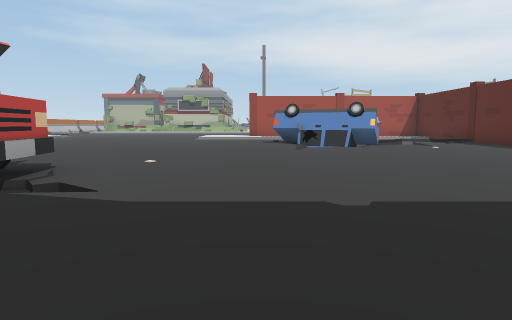
View 1 (above)

24 first-person views from a walk through a 3-D level made in the Unity game engine. The camera is 1.2 m above the floor, tilts 6° down and sees 75° across. The floor is counted in squares, 2 m on a side. Each view is taken from the middle of a square. On the plan, view 1 faces up. The plan holds only what a view shows up to about 10 squares ahead; the rest is blank. The place goes on beyond the plan. The player is left out.

View 2
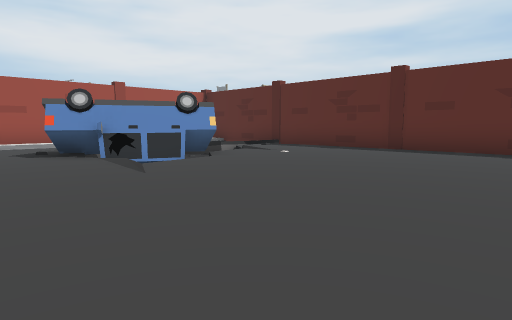

View 3
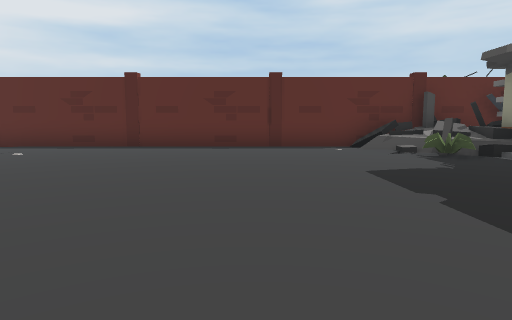

View 4
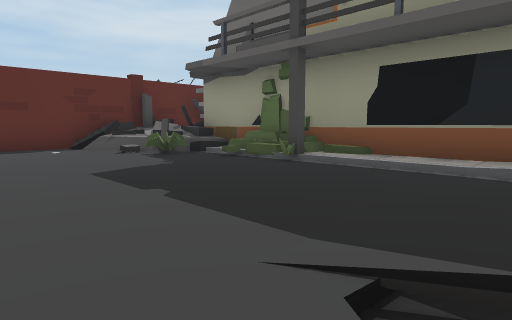

View 5
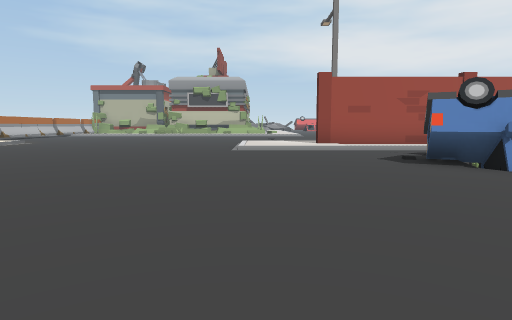

View 6
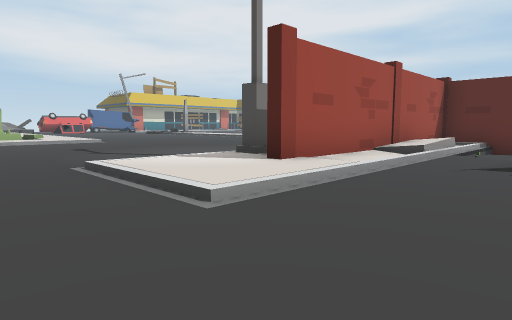

View 7
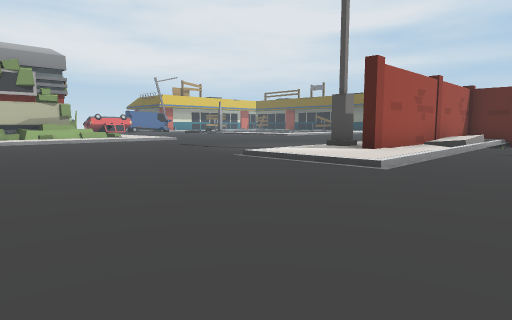

View 8
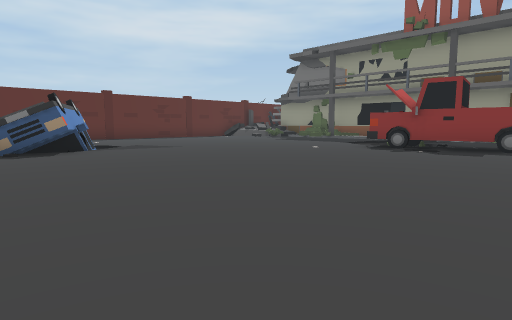

View 9
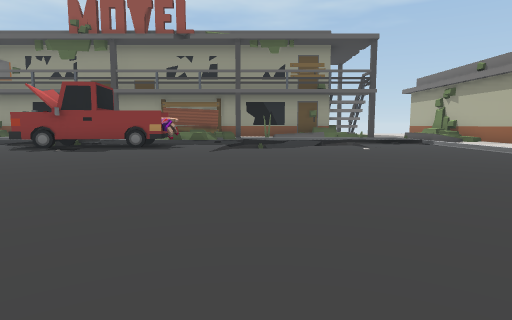

View 10
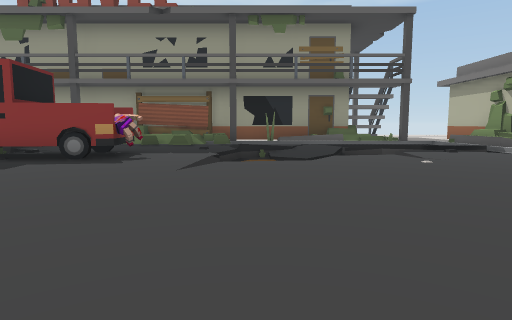

View 11
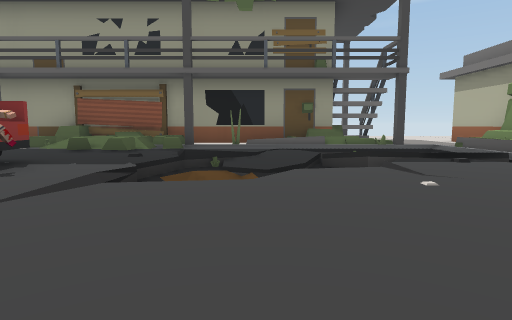

View 12
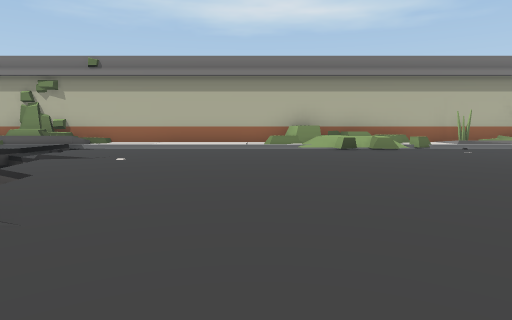

View 13
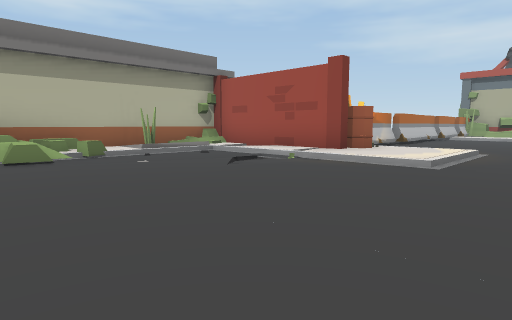

View 14
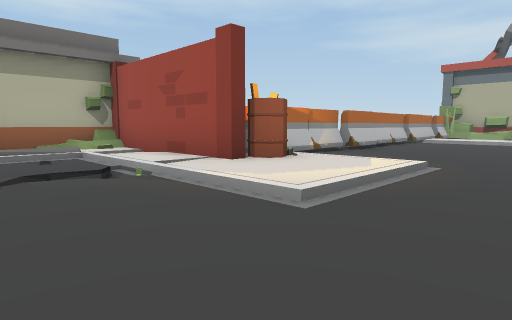

View 15
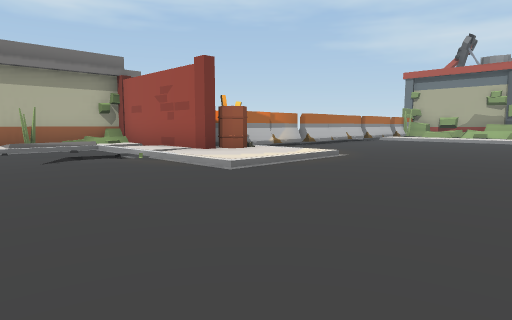

View 16
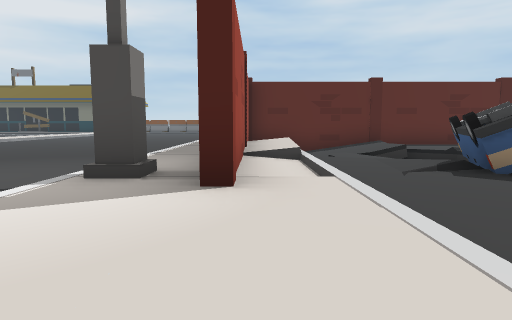

View 17
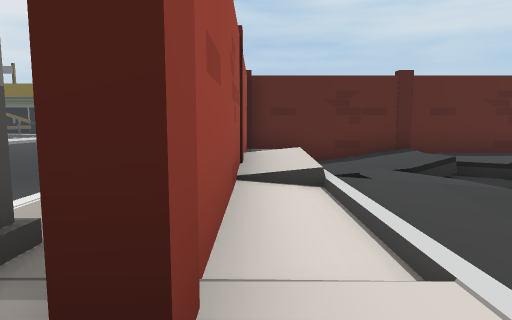

View 18
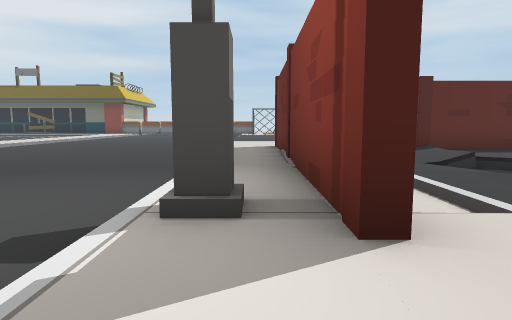

View 19
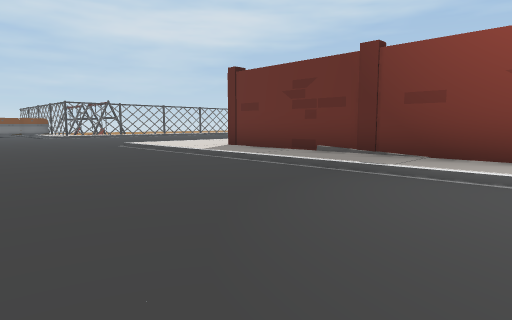

View 20
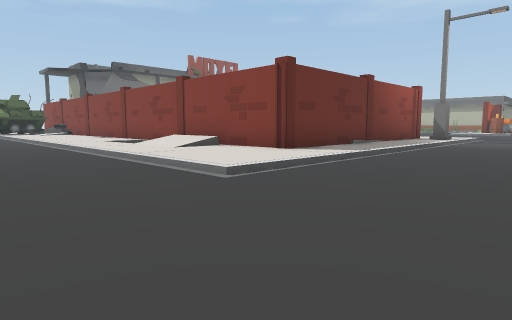

View 21
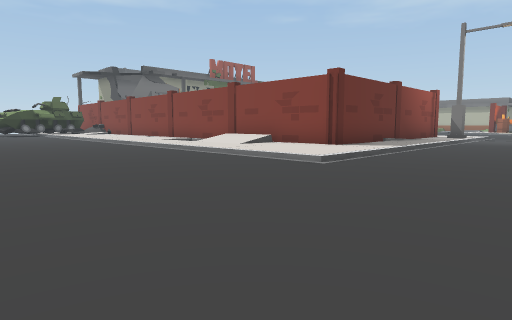

View 22
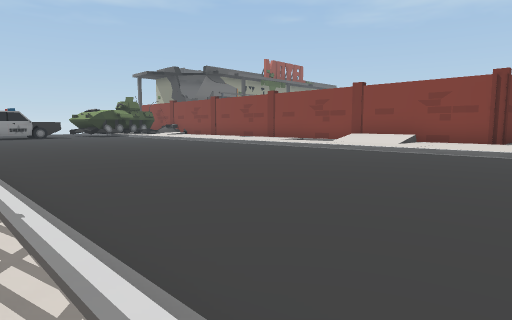

View 23
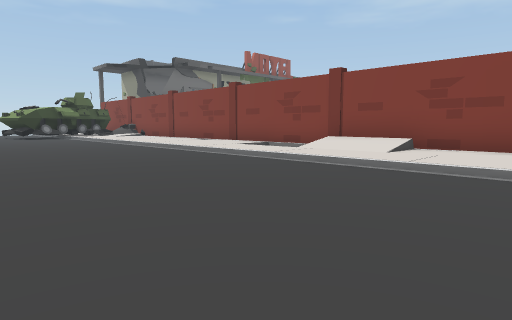

View 24
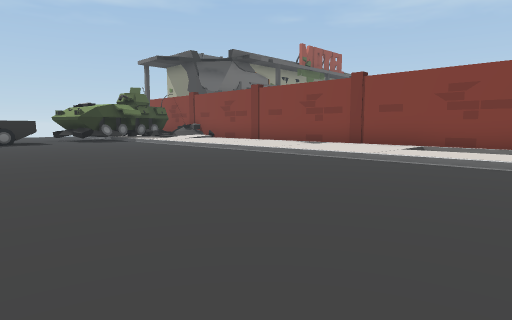

### Floor plan
Key: @ floor where view 1 was taken; # wall or solid block; x gap in a wall; . main floor; : floor 0.25 m higher than the main floor; - floor 0.25 m lower than the main floor; _ floor 0.5 m lower than the main floor; + floor 0.75 m higher than the main floor; / step, stairs or slope; = window, fence, low wall or low ledge; ^ raised ledge; O other object.
Columns run from 16 left of view 1 to 18 right of it. Each row starts with its distance up from view 1.
 21    .O....................
 20    .O...........................
 19    OO...........................
 18    OO...........................
 17     O//......./////////////......./
 16    OO::.......::/::::::::::.......:
 15 ####:::.......::########:::.......:
 14 #//////......./////////#:::.......:
 13 ##/./............../#//#/::.......
 12 ##...............OO-///#/::.......
 11 #=...............OOOO=/#.::.......
 10 ##=............../OO//.#.::.......
  9 #==..............///...#/::.......
  8 #=.....................#:::.......
  7 #......................#:::.......
  6 #:.....................#:::......
  5 #:.....................# ::......
  4 #/....///.OOOO.........#  :.....
  3 #./.=_ //.OO#O/........#   .....
  2 ##/:x///....///........#    ....
  1 ##   #//..... /......=+#     ..
  0  ### #/.=#=// /.@...===#      O
 -1     ##/####^#  ::/######
 -2      ########  #########
 -3                        #

Where each view was taken, in squares from view 1:
view 1: 0 up, 0 right, facing up
view 2: 4 up, 1 left, facing up-right
view 3: 4 up, 2 left, facing right
view 4: 4 up, 2 left, facing down-right
view 5: 6 up, 2 left, facing up
view 6: 12 up, 4 left, facing up-right
view 7: 12 up, 7 left, facing up-right
view 8: 13 up, 7 left, facing down-right
view 9: 13 up, 9 left, facing down
view 10: 10 up, 9 left, facing down
view 11: 8 up, 10 left, facing down
view 12: 7 up, 6 left, facing left
view 13: 9 up, 8 left, facing up-left
view 14: 12 up, 8 left, facing up-left
view 15: 11 up, 6 left, facing up-left
view 16: 15 up, 3 left, facing right
view 17: 15 up, 1 left, facing right
view 18: 16 up, 2 left, facing right
view 19: 21 up, 1 right, facing down-right
view 20: 20 up, 13 right, facing down-left
view 21: 20 up, 15 right, facing down-left
view 22: 17 up, 18 right, facing down-left
view 23: 16 up, 15 right, facing down-left
view 24: 12 up, 16 right, facing down-left
